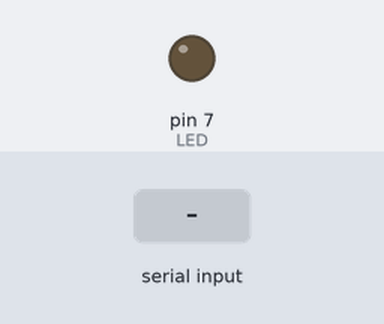
Bench run of a sketch on a simulated Arduino Uno, built with avr-gcc and run on an emulated ATmega328P. Shown: output pins drawn as LEDs (lit = HIGH). Inputs (shaded band) come from the test bench.

Above: at 0.9 s.
1.0 s: "1" received over Serial
At 2.1 s:
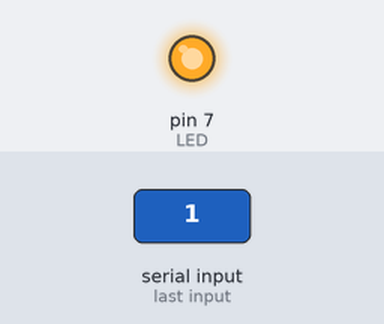
Timing chart, 0 to 4.0 s (numbered marks = the images above; inputs shaded):
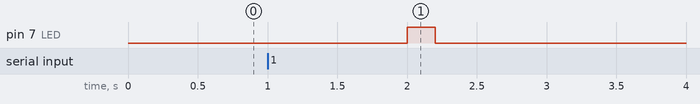

The sketch:

main.ino
```cpp
#define LED 7
String binario;
void setup()
{
  Serial.begin(9600);
  pinMode(LED, OUTPUT);
  while (Serial.available() == 0) {

  }
}

void loop()
{
  binario = Serial.readString();
  for (int i = 0; i < binario.length(); i++) {
    if (binario[i] == '1') {
      digitalWrite(LED, HIGH);
      delay(200);
      digitalWrite(LED, LOW);
      delay(200);
    }
    else if (binario[i] == '0') {
      delay(1000);
    }

  }
  while (Serial.available() == 0) {

  }
}
```

Measured:
- after the input at 1.0 s, pin 7 (LED): LOW → HIGH after 1.0 s, → LOW 0.20 s later
